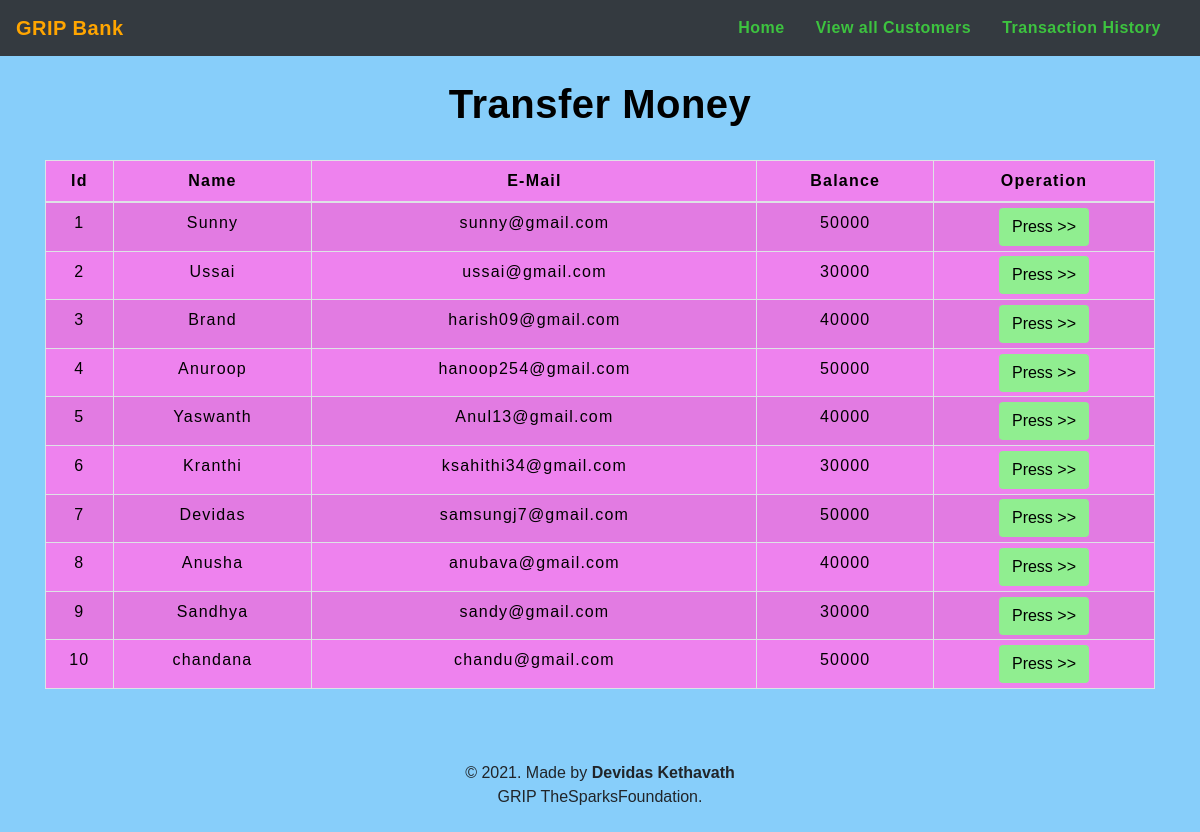
The app's page /transfermoney.php with its own data.
### tables this page shows
CREATE TABLE `users` (
    `id` int(3) NOT NULL,
    `name` text NOT NULL,
    `email` varchar(30) NOT NULL,
    `balance` int(8) NOT NULL
);

### transfermoney.php (the view, shortened to what this page needs)
<!DOCTYPE html>
<html lang="en">
<head>
    <link rel="stylesheet" href="https://maxcdn.bootstrapcdn.com/bootstrap/4.0.0/css/bootstrap.min.css">
    <link rel="stylesheet" type="text/css" href="css/table.css">
    <link rel="stylesheet" type="text/css" href="css/navbar.css">
</head>
<body style="background-color : lightskyblue;">
    <?php
    include 'config.php';
    $sql = "SELECT * FROM users";
    $result = mysqli_query($conn, $sql);
    ?>
    <?php
    include 'navbar.php';
    ?>
    <div class="container">
        <h2 class="text-center pt-4" style="color : black;"><b>Transfer Money</b></h2>
        <br>
        <div class="row">
            <div class="col">
                <div class="table-responsive-sm">
                    <table class="table table-hover table-sm table-striped table-condensed table-bordered" style="background-color: violet">
                        <thead style="color : black; ">
                            <tr>
                                <th scope="col" class="text-center py-2">Id</th>
                                <th scope="col" class="text-center py-2">Name</th>
                                <th scope="col" class="text-center py-2">E-Mail</th>
                                <th scope="col" class="text-center py-2">Balance</th>
                                <th scope="col" class="text-center py-2">Operation</th>
                            </tr>
                        </thead>
                        <tbody>
                            <?php
                            while ($rows = mysqli_fetch_assoc($result)) {
                            ?>
                                <tr style="color : black;">
                                    <td class="py-2"><?php echo $rows['id'] ?></td>
                                    <td class="py-2"><?php echo $rows['name'] ?></td>
                                    <td class="py-2"><?php echo $rows['email'] ?></td>
                                    <td class="py-2"><?php echo $rows['balance'] ?></td>
                                    <td><a href="user.php?id=<?php echo $rows['id'] ?> "> <button type="button" class="btn" style="background-color : lightgreen;">Press >></button></a></td>
                                </tr>
                            <?php
                            }
                            ?>
                        </tbody>
                    </table>
                </div>
            </div>
        </div>
    </div>
    <footer class="text-center mt-5 py-2">
        <p>&copy 2021. Made by <b>Devidas Kethavath</b><br>GRIP TheSparksFoundation.</p>
    </footer>
</body>
</html>

### navbar.php (shortened to what this page needs)
<nav class="navbar navbar-expand-md navbar-light bg-dark">
    <a href="index.php" class="navbar-brand" style="color: orange;"><b>GRIP Bank</b></a>
    <div class="collapse navbar-collapse" id="collapsibleNavbar">
        <ul class="navbar-nav ml-auto">
            <li class="nav-item">
                <a href="index.php" class="nav-link" style="color: #3DC33F ;"><b>Home</b></a>
            </li>
            <li class="nav-item">
                <a href="transfermoney.php" class="nav-link" style="color: #3DC33F ;"><b>View all Customers</b></a>
            </li>
            <li class="nav-item">
                <a href="transactionhistory.php" class="nav-link" style="color: #3DC33F ;"><b>Transaction History</b></a>
            </li>
        </ul>
    </div>
</nav>

### css/table.css (style rules this page uses)
* { padding: 0; margin: 0; box-sizing: border-box; font-family: sans-serif; }
h2 { font-size: 40px; }
table { letter-spacing: 1.2px; }
td { text-align: center; }
button { border:none; background: #eb6f6f; transition: 1s; }

### css/navbar.css (style rules this page uses)
.nav-link { margin-right: 15px; color:#639ce7; letter-spacing: 0.5px; transition: 0.5s; }
.navbar-brand { color: #990000; letter-spacing: 0.5px; }
h2 { color: #990000; letter-spacing: 0.5px; font-family: raleway; }

### transfermoney.php (style rules this page uses)
button { transition: 1.5s; }

### records on screen
users: id "1", name "Sunny", email "sunny@gmail.com", balance "50000"
users: id "2", name "Ussai", email "ussai@gmail.com", balance "30000"
users: id "3", name "Brand", email "harish09@gmail.com", balance "40000"
users: id "4", name "Anuroop", email "hanoop254@gmail.com", balance "50000"
users: id "5", name "Yaswanth", email "Anul13@gmail.com", balance "40000"
users: id "6", name "Kranthi", email "ksahithi34@gmail.com", balance "30000"
users: id "7", name "Devidas", email "samsungj7@gmail.com", balance "50000"
users: id "8", name "Anusha", email "anubava@gmail.com", balance "40000"
users: id "9", name "Sandhya", email "sandy@gmail.com", balance "30000"
users: id "10", name "chandana", email "chandu@gmail.com", balance "50000"
